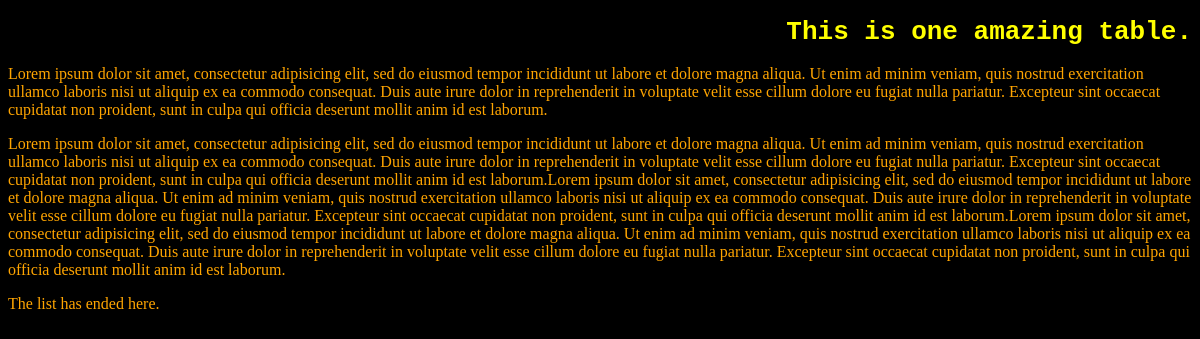
/table/, run on an earlier commit of the app's database.
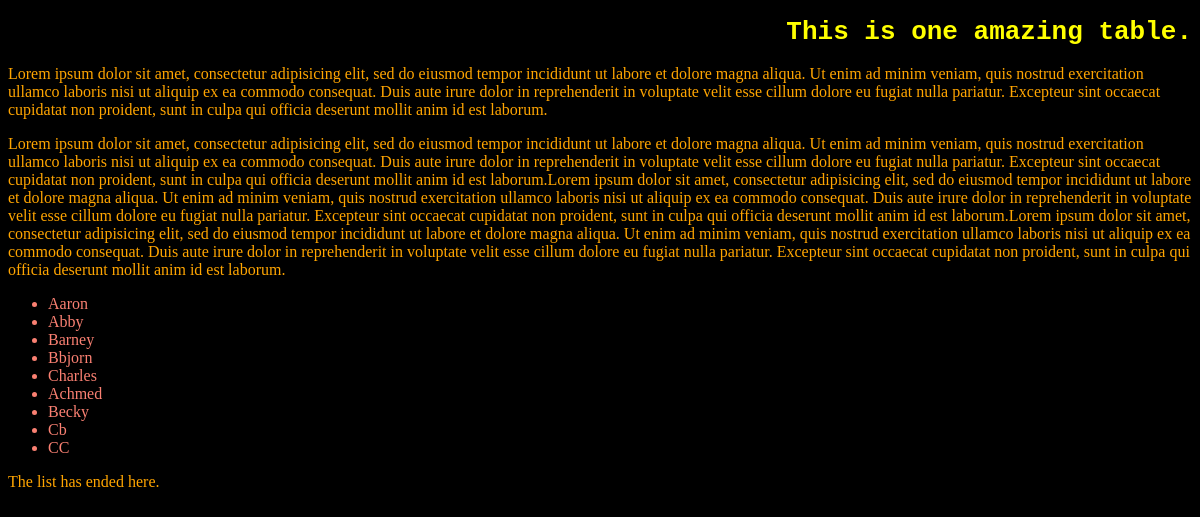
And on a later commit of the database.
### table/models.py (models this page shows, shortened)
class TableViewCell(models.Model):
    cell_name = models.CharField(max_length=100)
    cell_row = models.IntegerField()
    cell_column = models.IntegerField()

### table/views.py (the view)
class TableView(generic.ListView):
    model = TableViewCell
    template_name = 'table/table.html'
    context_object_name = 'cell'
    def get_queryset(self):
        return TableViewCell.objects.all()

### table/templates/table/table.html
<!DOCTYPE html>
<html>
  <head>
    {% load static %}
    <link rel="stylesheet" type="text/css" href="{% static 'table/style.css' %}" />
  </head>
  <body>
    <h1>
      This is one amazing table.
    </h1>
    <p>
      Lorem ipsum dolor sit amet, consectetur adipisicing elit, sed do eiusmod tempor incididunt ut labore et dolore magna aliqua. Ut enim ad minim veniam, quis nostrud exercitation ullamco laboris nisi ut aliquip ex ea commodo consequat. Duis aute irure dolor in reprehenderit in voluptate velit esse cillum dolore eu fugiat nulla pariatur. Excepteur sint occaecat cupidatat non proident, sunt in culpa qui officia deserunt mollit anim id est laborum.
    </p>
    <p>
      Lorem ipsum dolor sit amet, consectetur adipisicing elit, sed do eiusmod tempor incididunt ut labore et dolore magna aliqua. Ut enim ad minim veniam, quis nostrud exercitation ullamco laboris nisi ut aliquip ex ea commodo consequat. Duis aute irure dolor in reprehenderit in voluptate velit esse cillum dolore eu fugiat nulla pariatur. Excepteur sint occaecat cupidatat non proident, sunt in culpa qui officia deserunt mollit anim id est laborum.Lorem ipsum dolor sit amet, consectetur adipisicing elit, sed do eiusmod tempor incididunt ut labore et dolore magna aliqua. Ut enim ad minim veniam, quis nostrud exercitation ullamco laboris nisi ut aliquip ex ea commodo consequat. Duis aute irure dolor in reprehenderit in voluptate velit esse cillum dolore eu fugiat nulla pariatur. Excepteur sint occaecat cupidatat non proident, sunt in culpa qui officia deserunt mollit anim id est laborum.Lorem ipsum dolor sit amet, consectetur adipisicing elit, sed do eiusmod tempor incididunt ut labore et dolore magna aliqua. Ut enim ad minim veniam, quis nostrud exercitation ullamco laboris nisi ut aliquip ex ea commodo consequat. Duis aute irure dolor in reprehenderit in voluptate velit esse cillum dolore eu fugiat nulla pariatur. Excepteur sint occaecat cupidatat non proident, sunt in culpa qui officia deserunt mollit anim id est laborum.
    </p>
    <ul>
        {% for c in cell %}
        <li>
            {{ c.cell_name }}
        </li>
        {% endfor %}
    </ul>
  <p>
      The list has ended here.
  </p>
  </body>
</html>

### table/static/table/style.css (style rules this page uses)
body { background-color: black; }
h1 { color: yellow; text-align: right; font-family: monospace; }
li { color: salmon; }
p { color: orange; font-size: 13; font-family: fantasy; }

What changed in the data, as far as the page shows it:
added TableViewCell: cell_name "Aaron"
added TableViewCell: cell_name "Abby"
added TableViewCell: cell_name "Barney"
added TableViewCell: cell_name "Bbjorn"
added TableViewCell: cell_name "Charles"
added TableViewCell: cell_name "Achmed"
added TableViewCell: cell_name "Becky"
added TableViewCell: cell_name "Cb"
added TableViewCell: cell_name "CC"
